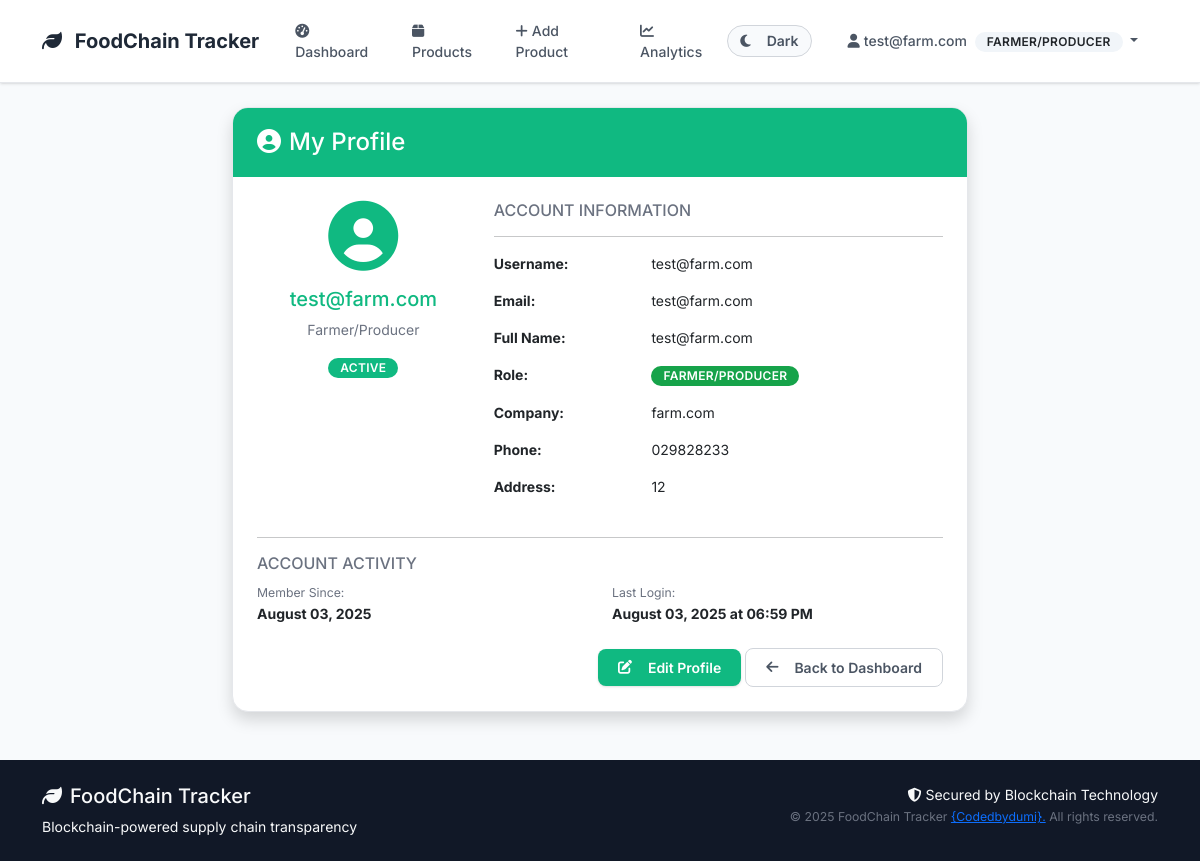
Screenshot of /auth/profile (signed in) with the database file from the repository.
### models/user.py (models this page shows, shortened)
class User(UserMixin, db.Model):
    __tablename__ = 'users'
    id = db.Column(db.Integer, primary_key=True)
    username = db.Column(db.String(80), unique=True, nullable=False)
    email = db.Column(db.String(120), unique=True, nullable=False)
    password_hash = db.Column(db.String(200), nullable=False)
    full_name = db.Column(db.String(100), nullable=False)
    phone = db.Column(db.String(20))
    address = db.Column(db.Text)
    role = db.Column(db.String(20), nullable=False)  # 'farmer', 'distributor', 'retailer', 'inspector'
    company_name = db.Column(db.String(100))
    license_number = db.Column(db.String(50))  # Business license or certification
    is_active = db.Column(db.Boolean, default=True)
    is_verified = db.Column(db.Boolean, default=False)  # For business verification
    created_at = db.Column(db.DateTime, default=datetime.utcnow)
    last_login = db.Column(db.DateTime)
    products_created = db.relationship('Product', foreign_keys='Product.created_by',
                                     backref='creator', lazy='dynamic')
    sent_transactions = db.relationship('Transaction', foreign_keys='Transaction.from_user_id',
                                      backref='sender', lazy='dynamic')
    received_transactions = db.relationship('Transaction', foreign_keys='Transaction.to_user_id',
                                          backref='receiver', lazy='dynamic')
    def get_role_display(self):
        role_names = {
            'farmer': 'Farmer/Producer',
            'distributor': 'Distributor',
            'retailer': 'Retailer',
            'inspector': 'Inspector'
        }
        return role_names.get(self.role, self.role.title())
    def can_create_products(self):
        return self.role == 'farmer'

### routes/auth.py (the view)
@auth_bp.route('/profile')
@login_required
def profile():
    return render_template('auth/profile.html', user=current_user)

### templates/auth/profile.html (shortened to what this page needs)
{% extends "base.html" %}
{% block content %}
<div class="row justify-content-center">
    <div class="col-lg-8">
        <div class="card shadow">
            <div class="card-header bg-success text-white">
                <h4 class="mb-0">
                    <i class="fas fa-user-circle me-2"></i>My Profile
                </h4>
            </div>
            <div class="card-body p-4">
                <div class="row mb-4">
                    <div class="col-md-4 text-center">
                        <div class="profile-avatar mb-3">
                            <i class="fas fa-user-circle fa-5x text-success"></i>
                        </div>
                        <h5 class="text-success">{{ user.full_name }}</h5>
                        <p class="text-muted">{{ user.get_role_display() }}</p>
                        <span class="badge bg-{{ 'success' if user.is_active else 'danger' }} mb-2">
                            {{ 'Active' if user.is_active else 'Inactive' }}
                        </span>
                    </div>
                    <div class="col-md-8">
                        <h6 class="text-muted">ACCOUNT INFORMATION</h6>
                        <hr>
                        <div class="row mb-3">
                            <div class="col-sm-4"><strong>Username:</strong></div>
                            <div class="col-sm-8">{{ user.username }}</div>
                        </div>
                        <div class="row mb-3">
                            <div class="col-sm-4"><strong>Email:</strong></div>
                            <div class="col-sm-8">{{ user.email }}</div>
                        </div>
                        <div class="row mb-3">
                            <div class="col-sm-4"><strong>Full Name:</strong></div>
                            <div class="col-sm-8">{{ user.full_name }}</div>
                        </div>
                        <div class="row mb-3">
                            <div class="col-sm-4"><strong>Role:</strong></div>
                            <div class="col-sm-8">
                                <span class="badge bg-primary">{{ user.get_role_display() }}</span>
                            </div>
                        </div>
                        {% if user.company_name %}
                        <div class="row mb-3">
                            <div class="col-sm-4"><strong>Company:</strong></div>
                            <div class="col-sm-8">{{ user.company_name }}</div>
                        </div>
                        {% endif %}
                        {% if user.phone %}
                        <div class="row mb-3">
                            <div class="col-sm-4"><strong>Phone:</strong></div>
                            <div class="col-sm-8">{{ user.phone }}</div>
                        </div>
                        {% endif %}
                        {% if user.address %}
                        <div class="row mb-3">
                            <div class="col-sm-4"><strong>Address:</strong></div>
                            <div class="col-sm-8">{{ user.address }}</div>
                        </div>
                        {% endif %}
                    </div>
                </div>
                <hr>
                <h6 class="text-muted">ACCOUNT ACTIVITY</h6>
                <div class="row">
                    <div class="col-md-6">
                        <small class="text-muted">Member Since:</small><br>
                        <strong>{{ user.created_at.strftime('%B %d, %Y') if user.created_at else 'N/A' }}</strong>
                    </div>
                    <div class="col-md-6">
                        <small class="text-muted">Last Login:</small><br>
                        <strong>{{ user.last_login.strftime('%B %d, %Y at %I:%M %p') if user.last_login else 'Never' }}</strong>
                    </div>
                </div>
                <div class="text-end mt-4">
                    <a href="{{ url_for('auth.edit_profile') }}" class="btn btn-success">
                        <i class="fas fa-edit me-2"></i>Edit Profile
                    </a>
                    <a href="{{ url_for('dashboard.main') }}" class="btn btn-outline-secondary">
                        <i class="fas fa-arrow-left me-2"></i>Back to Dashboard
                    </a>
                </div>
            </div>
        </div>
    </div>
</div>
{% endblock %}

### templates/base.html (shortened to what this page needs)
<!DOCTYPE html>
<html lang="en">
<head>
    <link href="https://cdn.jsdelivr.net/npm/bootstrap@5.3.0/dist/css/bootstrap.min.css" rel="stylesheet">
    <link href="https://cdnjs.cloudflare.com/ajax/libs/font-awesome/6.4.0/css/all.min.css" rel="stylesheet">
    <link href="{{ url_for('static', filename='css/style.css') }}" rel="stylesheet">
</head>
<body>
    <nav class="navbar navbar-expand-lg navbar-light bg-white">
        <div class="container">
            <a class="navbar-brand" href="{{ url_for('index') }}">
                <i class="fas fa-leaf me-2"></i>
                FoodChain Tracker
            </a>
            <div class="collapse navbar-collapse" id="navbarNav">
                <ul class="navbar-nav me-auto">
                    {% if current_user.is_authenticated %}
                        <li class="nav-item">
                            <a class="nav-link" href="{{ url_for('dashboard.main') }}">
                                <i class="fas fa-tachometer-alt me-1"></i>Dashboard
                            </a>
                        </li>
                        <li class="nav-item">
                            <a class="nav-link" href="{{ url_for('products.list_products') }}">
                                <i class="fas fa-box me-1"></i>Products
                            </a>
                        </li>
                        {% if current_user.can_create_products() %}
                        <li class="nav-item">
                            <a class="nav-link" href="{{ url_for('products.add_product') }}">
                                <i class="fas fa-plus me-1"></i>Add Product
                            </a>
                        </li>
                        {% endif %}
                        <li class="nav-item">
                            <a class="nav-link" href="{{ url_for('analytics.dashboard') }}">
                                <i class="fas fa-chart-line me-1"></i>Analytics
                            </a>
                        </li>
                    {% endif %}
                </ul>
                <ul class="navbar-nav me-3">
                    <li class="nav-item">
                        <button class="btn btn-outline-secondary btn-sm theme-toggle" id="themeToggle" type="button">
                            <i class="fas fa-moon" id="themeIcon"></i>
                            <span class="ms-2 d-none d-md-inline" id="themeText">Dark</span>
                        </button>
                    </li>
                </ul>
                <ul class="navbar-nav">
                    {% if current_user.is_authenticated %}
                        <li class="nav-item dropdown">
                            <a class="nav-link dropdown-toggle" href="#" id="navbarDropdown" role="button" data-bs-toggle="dropdown">
                                <i class="fas fa-user me-1"></i>{{ current_user.full_name }}
                                <span class="badge bg-light text-dark ms-1">{{ current_user.get_role_display() }}</span>
                            </a>
                        </li>
                    {% endif %}
                </ul>
            </div>
        </div>
    </nav>
    <main class="container my-4">
        {% block content %}{% endblock %}
    </main>
    <footer class="bg-dark text-light py-4 mt-5">
        <div class="container">
            <div class="row">
                <div class="col-md-6">
                    <h5><i class="fas fa-leaf me-2"></i>FoodChain Tracker</h5>
                    <p class="mb-0">Blockchain-powered supply chain transparency</p>
                </div>
                <div class="col-md-6 text-md-end">
                    <p class="mb-0">
                        <i class="fas fa-shield-alt me-1"></i>Secured by Blockchain Technology
                    </p>
                    <small class="text-muted">© 2025 FoodChain Tracker <a href="https://github.com/codedbydumi">{Codedbydumi}.</a> All rights reserved.</small>
                </div>
            </div>
        </div>
    </footer>
</body>
</html>

### rows the page displays
User: full_name "test@farm.com", role "FARMER/PRODUCER", role "Farmer/Producer", is_active "ACTIVE", username "test@farm.com", email "test@farm.com", company_name "farm.com", phone "029828233", address "12", created_at "August 03, 2025", last_login "August 03, 2025 at 06:59 PM"
